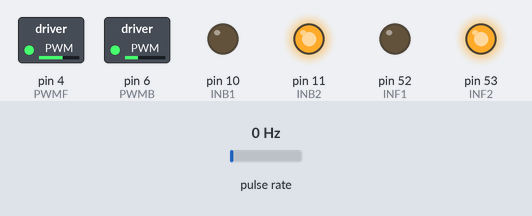
This sketch was run on a simulated Arduino Mega 2560, built with avr-gcc and run on an emulated ATmega2560. Shown: switched loads named in the sketch (green lamp = pin HIGH), output pins drawn as LEDs (lit = HIGH). Wiring (inferred from the names in the program): pulse sensor: data pin 19. Inputs (shaded band) come from the test bench; at power-on: pulse rate 0 Hz. What the sketch prints to the serial monitor is not drawn.

Above: at 0.1 s.
At 10.1 s:
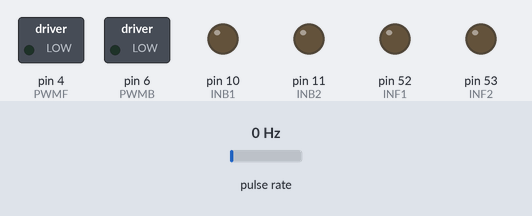
Timing chart, 0 to 11.6 s (numbered marks = the images above):
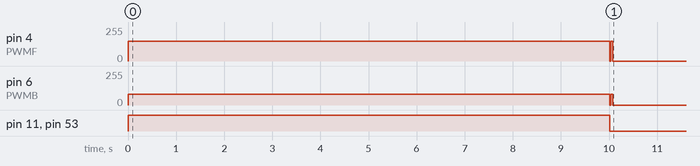

The sketch:

MotorSpeedEqualizing.ino
```cpp
// Manual Motors Speed Matching

unsigned long currentMillis;
unsigned long previousMillis;

#define encoder1 19  // Encoder Output Pin 1
#define encoder2 18  // Encoder Output Pin 2
#define PWMF 4  // Front Motor Driver PWM Pin
#define INF1 52  // Front Motor Driver Direction Pin 1
#define INF2 53  // Front Motor Driver Direction Pin 2
#define PWMB 6  // Front Motor Driver PWM Pin
#define INB1 10  // Front Motor Driver Direction Pin 1
#define INB2 11  // Front Motor Driver Direction Pin 2
int Stop = 0;  // Variable For Stop Condition
int pwmReq1 = 150;  // Front Motor Used Speed (PWM)
int pwmReq2 = pwmReq1 - 68;  // Front Motor Used Speed (PWM)


volatile long encoderPos = 0;  // Variable For Encoder Readings

void setup() {

  // Pins Modes Determination
  pinMode(encoder1,INPUT_PULLUP);
  pinMode(encoder2,INPUT_PULLUP);
  pinMode(PWMF,OUTPUT);
  pinMode(INF1,OUTPUT);
  pinMode(INF2,OUTPUT);
  pinMode(PWMB,OUTPUT);
  pinMode(INB1,OUTPUT);
  pinMode(INB2,OUTPUT);

  // Attaching Interupts For Encoder Input Pins
  attachInterrupt(digitalPinToInterrupt(encoder1), doEncoder1, CHANGE);
  attachInterrupt(digitalPinToInterrupt(encoder1), doEncoder2, CHANGE);

  // Starting The Serial For Testing
  Serial.begin(9600);

}

void loop(){

  // Starting A Loop For Serial Monitoring And Motor Starting & Stopping
  currentMillis = millis();
  if (currentMillis - previousMillis >= 10 ){
    previousMillis = currentMillis;
    Serial.print(abs(encoderPos));
    Serial.print(" , ");
    Serial.println(currentMillis);
  }
  if (currentMillis >= 10000){
  //  Actual Number Of Encoder Counts Per  10 Revolutions "After Testing"
    Stop = 1;  // Stopping The Motor On Reaching 10 Revolutions
    // Calling setMotor Function To Set Motor
    setMotor(-1, pwmReq1, PWMF, INF1, INF2, Stop);
    setMotor(-1, pwmReq2, PWMB, INB1, INB2, Stop);
  }else{
    setMotor(-1, pwmReq1, PWMF, INF1, INF2, Stop);
    setMotor(-1, pwmReq2, PWMB, INB1, INB2, Stop);
  }
}

// Encoder Incremental Function For First Input Pin
void doEncoder1(){
  if(digitalRead(encoder2) == LOW){
    if(digitalRead(encoder1) == HIGH){
      encoderPos ++ ;
    }
    else{
      encoderPos -- ;
    }
  }
  else{
    if(digitalRead(encoder1) == HIGH){
      encoderPos -- ;
    }
    else{
      encoderPos ++ ;
    }
  }
}

// Encoder Incremental Function For First Input Pin
void doEncoder2(){
  if(digitalRead(encoder1) == LOW){
    if(digitalRead(encoder2) == HIGH){
      encoderPos -- ;
    }
    else{
      encoderPos ++ ;
    }
  }
  else{
    if(digitalRead(encoder2) == HIGH){
      encoderPos ++ ;
    }
    else{
      encoderPos -- ;
    }
  }
}

// Motor Speed & Direction Setting Function
void setMotor(int dir, int pwmVal, int pwm, int in1, int in2, int St){
  if(pwmVal > 255){
    pwmVal == 255 ;
  }
  analogWrite(pwm,pwmVal);
  if((dir == 1) && (St == 0)){
      digitalWrite(in1,HIGH);
      digitalWrite(in2,LOW);
  }else if((dir == -1) && (St == 0)){
      digitalWrite(in1,LOW);
      digitalWrite(in2,HIGH);
  }else{
      analogWrite(pwm,0);
      digitalWrite(in1,LOW);
      digitalWrite(in2,LOW);
  }

}
```

Measured:
- by itself, pin 4 (PWMF): 0/255 → 150/255 at 0.00 s, → 0/255 10.0 s later
- by itself, pin 6 (PWMB): 0/255 → 82/255 at 0.00 s, → 0/255 10.0 s later
- by itself, pin 11 (INB2), pin 53 (INF2): LOW → HIGH at 0.00 s, → LOW 10.0 s later
